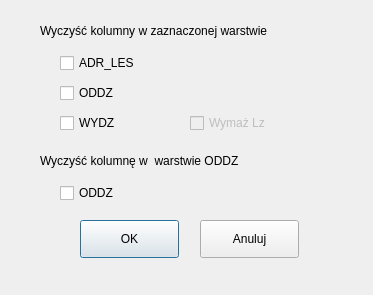
<?xml version="1.0" encoding="UTF-8"?>
<ui version="4.0">
 <class>Dialog</class>
 <widget class="QDialog" name="Dialog">
  <property name="geometry">
   <rect>
    <x>0</x>
    <y>0</y>
    <width>373</width>
    <height>295</height>
   </rect>
  </property>
  <property name="windowTitle">
   <string>Czyszczenie kolumn w zaznaczonej warstwie</string>
  </property>
  <widget class="QPushButton" name="pushButton_ok">
   <property name="geometry">
    <rect>
     <x>80</x>
     <y>220</y>
     <width>99</width>
     <height>38</height>
    </rect>
   </property>
   <property name="text">
    <string>OK</string>
   </property>
  </widget>
  <widget class="QPushButton" name="pushButton_porzuc">
   <property name="geometry">
    <rect>
     <x>200</x>
     <y>220</y>
     <width>99</width>
     <height>38</height>
    </rect>
   </property>
   <property name="text">
    <string>Anuluj</string>
   </property>
  </widget>
  <widget class="QCheckBox" name="checkBox_adrles">
   <property name="geometry">
    <rect>
     <x>60</x>
     <y>50</y>
     <width>97</width>
     <height>26</height>
    </rect>
   </property>
   <property name="text">
    <string>ADR_LES</string>
   </property>
  </widget>
  <widget class="QLabel" name="label">
   <property name="geometry">
    <rect>
     <x>40</x>
     <y>20</y>
     <width>341</width>
     <height>22</height>
    </rect>
   </property>
   <property name="text">
    <string>Wyczyść kolumny w zaznaczonej warstwie</string>
   </property>
  </widget>
  <widget class="QCheckBox" name="checkBox_oddz">
   <property name="geometry">
    <rect>
     <x>60</x>
     <y>80</y>
     <width>97</width>
     <height>26</height>
    </rect>
   </property>
   <property name="text">
    <string>ODDZ</string>
   </property>
  </widget>
  <widget class="QCheckBox" name="checkBox_wydz">
   <property name="geometry">
    <rect>
     <x>60</x>
     <y>110</y>
     <width>97</width>
     <height>26</height>
    </rect>
   </property>
   <property name="text">
    <string>WYDZ</string>
   </property>
  </widget>
  <widget class="QCheckBox" name="checkBox_lz">
   <property name="enabled">
    <bool>false</bool>
   </property>
   <property name="geometry">
    <rect>
     <x>190</x>
     <y>110</y>
     <width>111</width>
     <height>26</height>
    </rect>
   </property>
   <property name="text">
    <string>Wymaż Lz</string>
   </property>
  </widget>
  <widget class="QCheckBox" name="checkBox_oddz_warstwa">
   <property name="geometry">
    <rect>
     <x>60</x>
     <y>180</y>
     <width>97</width>
     <height>26</height>
    </rect>
   </property>
   <property name="text">
    <string>ODDZ</string>
   </property>
  </widget>
  <widget class="QLabel" name="label_2">
   <property name="geometry">
    <rect>
     <x>40</x>
     <y>150</y>
     <width>341</width>
     <height>22</height>
    </rect>
   </property>
   <property name="text">
    <string>Wyczyść kolumnę w  warstwie ODDZ</string>
   </property>
  </widget>
 </widget>
 <resources/>
 <connections>
  <connection>
   <sender>checkBox_wydz</sender>
   <signal>toggled(bool)</signal>
   <receiver>checkBox_lz</receiver>
   <slot>setEnabled(bool)</slot>
   <hints>
    <hint type="sourcelabel">
     <x>108</x>
     <y>122</y>
    </hint>
    <hint type="destinationlabel">
     <x>245</x>
     <y>122</y>
    </hint>
   </hints>
  </connection>
 </connections>
</ui>
